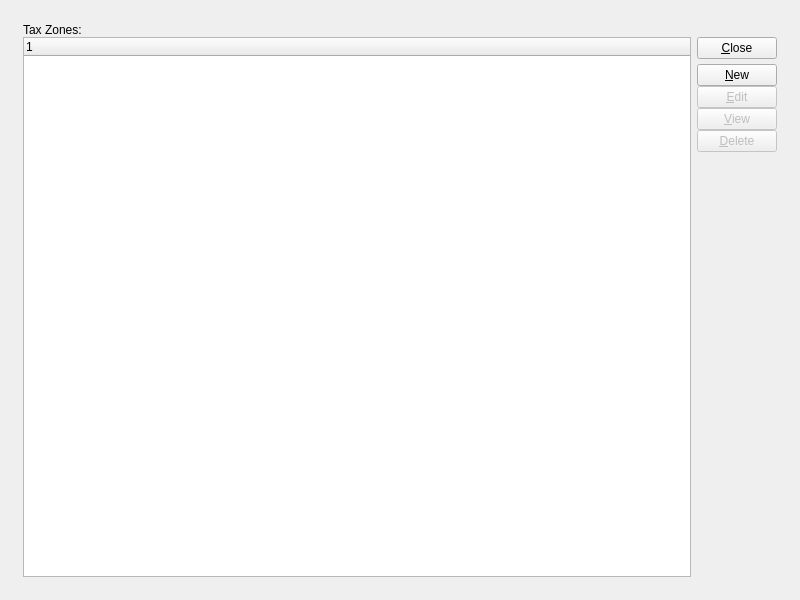
<?xml version="1.0" encoding="UTF-8"?>
<ui version="4.0">
 <comment>This file is part of the xTuple ERP: PostBooks Edition, a free and
open source Enterprise Resource Planning software suite,
Copyright (c) 1999-2019 by OpenMFG LLC, d/b/a xTuple.
It is licensed to you under the Common Public Attribution License
version 1.0, the full text of which (including xTuple-specific Exhibits)
is available at www.xtuple.com/CPAL.  By using this software, you agree
to be bound by its terms.</comment>
 <class>taxZones</class>
 <widget class="QWidget" name="taxZones">
  <property name="geometry">
   <rect>
    <x>0</x>
    <y>0</y>
    <width>800</width>
    <height>600</height>
   </rect>
  </property>
  <property name="windowTitle">
   <string>List Tax Zones</string>
  </property>
  <layout class="QGridLayout" name="gridLayout_2">
   <item row="0" column="0">
    <layout class="QVBoxLayout" name="verticalLayout">
     <property name="spacing">
      <number>0</number>
     </property>
     <property name="margin">
      <number>12</number>
     </property>
     <item>
      <widget class="QLabel" name="_taxZoneLit">
       <property name="text">
        <string>Tax Zones:</string>
       </property>
      </widget>
     </item>
     <item>
      <layout class="QGridLayout" name="gridLayout">
       <item row="0" column="0">
        <widget class="XTreeWidget" name="_taxZone"/>
       </item>
       <item row="0" column="1">
        <layout class="QVBoxLayout">
         <property name="spacing">
          <number>0</number>
         </property>
         <item>
          <layout class="QVBoxLayout">
           <property name="spacing">
            <number>0</number>
           </property>
           <item>
            <widget class="QPushButton" name="_close">
             <property name="text">
              <string>&amp;Close</string>
             </property>
            </widget>
           </item>
           <item>
            <spacer name="verticalSpacer">
             <property name="orientation">
              <enum>Qt::Vertical</enum>
             </property>
             <property name="sizeType">
              <enum>QSizePolicy::Preferred</enum>
             </property>
             <property name="sizeHint" stdset="0">
              <size>
               <width>20</width>
               <height>5</height>
              </size>
             </property>
            </spacer>
           </item>
           <item>
            <layout class="QVBoxLayout">
             <property name="spacing">
              <number>0</number>
             </property>
             <item>
              <widget class="QPushButton" name="_new">
               <property name="text">
                <string>&amp;New</string>
               </property>
              </widget>
             </item>
             <item>
              <widget class="QPushButton" name="_edit">
               <property name="enabled">
                <bool>false</bool>
               </property>
               <property name="text">
                <string>&amp;Edit</string>
               </property>
              </widget>
             </item>
             <item>
              <widget class="QPushButton" name="_view">
               <property name="enabled">
                <bool>false</bool>
               </property>
               <property name="text">
                <string>&amp;View</string>
               </property>
              </widget>
             </item>
             <item>
              <widget class="QPushButton" name="_delete">
               <property name="enabled">
                <bool>false</bool>
               </property>
               <property name="text">
                <string>&amp;Delete</string>
               </property>
              </widget>
             </item>
            </layout>
           </item>
          </layout>
         </item>
         <item>
          <spacer name="Spacer12">
           <property name="orientation">
            <enum>Qt::Vertical</enum>
           </property>
           <property name="sizeType">
            <enum>QSizePolicy::Expanding</enum>
           </property>
           <property name="sizeHint" stdset="0">
            <size>
             <width>20</width>
             <height>151</height>
            </size>
           </property>
          </spacer>
         </item>
        </layout>
       </item>
      </layout>
     </item>
    </layout>
   </item>
  </layout>
 </widget>
 <layoutdefault spacing="6" margin="11"/>
 <customwidgets>
  <customwidget>
   <class>XTreeWidget</class>
   <extends>QTreeWidget</extends>
   <header>xtreewidget.h</header>
   <container>1</container>
  </customwidget>
 </customwidgets>
 <tabstops>
  <tabstop>_taxZone</tabstop>
  <tabstop>_new</tabstop>
  <tabstop>_edit</tabstop>
  <tabstop>_view</tabstop>
  <tabstop>_delete</tabstop>
  <tabstop>_close</tabstop>
 </tabstops>
 <resources/>
 <connections>
  <connection>
   <sender>_close</sender>
   <signal>clicked()</signal>
   <receiver>taxZones</receiver>
   <slot>close()</slot>
   <hints>
    <hint type="sourcelabel">
     <x>20</x>
     <y>20</y>
    </hint>
    <hint type="destinationlabel">
     <x>20</x>
     <y>20</y>
    </hint>
   </hints>
  </connection>
  <connection>
   <sender>_taxZone</sender>
   <signal>valid(bool)</signal>
   <receiver>_view</receiver>
   <slot>setEnabled(bool)</slot>
   <hints>
    <hint type="sourcelabel">
     <x>20</x>
     <y>20</y>
    </hint>
    <hint type="destinationlabel">
     <x>20</x>
     <y>20</y>
    </hint>
   </hints>
  </connection>
 </connections>
</ui>
